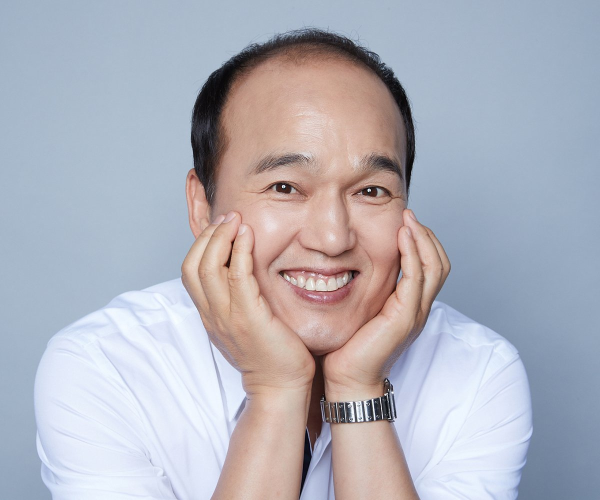
#> input picture data/ad.jpg, 1200 x 1000 px (shown at 1/2 size)
$ python 'image  add.py'
#> lines starting #> are read from the running program, lines starting #| are printed output that depends on the picture
from re import A
import cv2

img_a = cv2.imread("./data/ad.jpg")
#> img_a is the input picture: shape (1000, 1200, 3); mean B, G, R 187.3, 177.5, 177
img_b = cv2.imread("./data/S2.jpg")
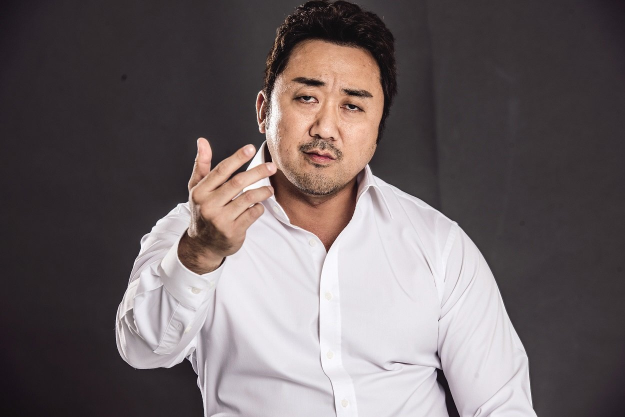
#> input picture data/s2.jpg, 1250 x 834 px, found by its file name (shown at 1/2 size)
#> img_b is the input picture: shape (834, 1250, 3); mean B, G, R 101.1, 99.5, 108.9
img3 = cv2.resize(img_a,(400,400))
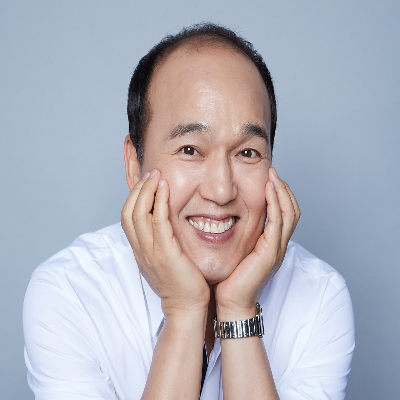
#> img3: shape (400, 400, 3); mean B, G, R 187.4, 177.5, 177.1
img4 = cv2.resize(img_b,(400,400))
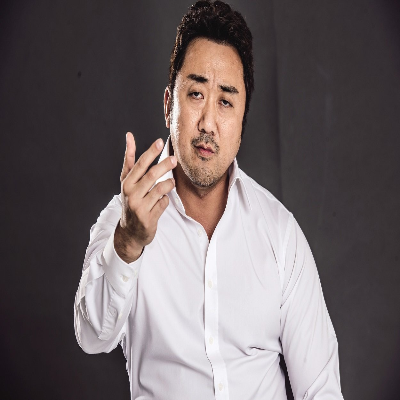
#> img4: shape (400, 400, 3); mean B, G, R 101, 99.5, 108.9

img_c = img3 + img4
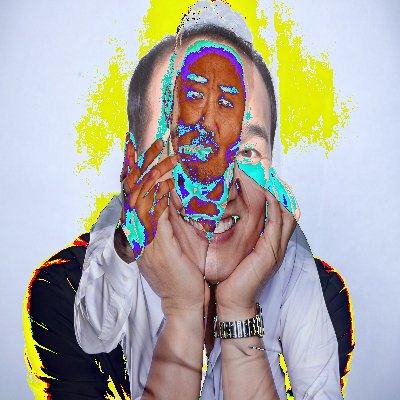
#> img_c: shape (400, 400, 3); mean B, G, R 165, 170.8, 173.7

print(img3[0][0])
#| [197 177 160]
print(img4[0][0])
#| [26 19 26]
print(img_c[0][0])
#| [223 196 186]


cv2.imshow("A", img3)
cv2.imshow("B", img4)
cv2.imshow("C", img_c)
cv2.waitKey(0)
cv2.destroyAllWindows()
